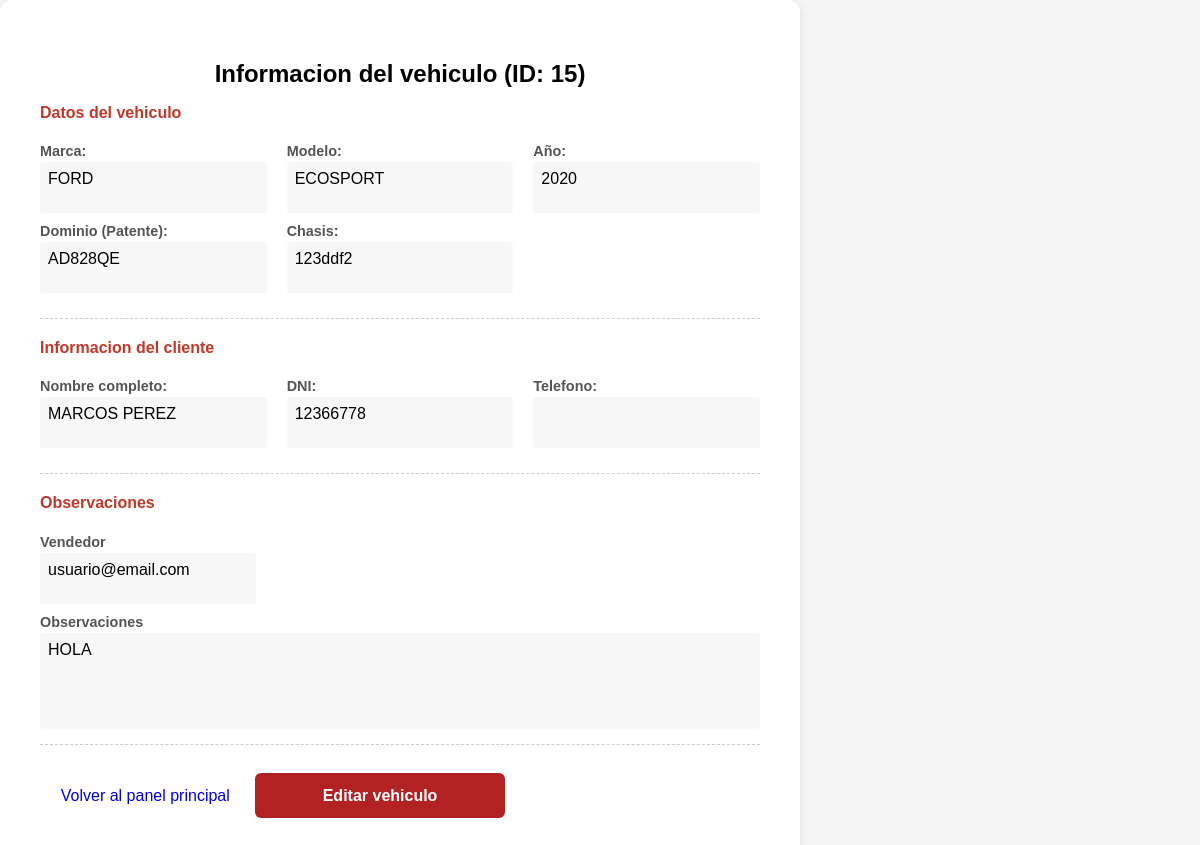
Page /vehiculos/ver_info.php?id=15 (signed in) on the committed database.
### tables this page shows
CREATE TABLE `vehiculos` (
  `id` int(11) NOT NULL,
  `marca` varchar(20) NOT NULL,
  `modelo` varchar(100) NOT NULL,
  `dominio` varchar(20) DEFAULT NULL,
  `anio` year(4) NOT NULL,
  `chasis` varchar(50) NOT NULL,
  `descripcion` text DEFAULT NULL,
  `cliente_id` int(11) DEFAULT NULL,
  `vendedor_id` int(11) NOT NULL
);

CREATE TABLE `clientes` (
  `id` int(11) NOT NULL,
  `dni` varchar(20) NOT NULL,
  `nombre` varchar(100) NOT NULL,
  `apellido` varchar(100) NOT NULL,
  `tel` varchar(30) DEFAULT NULL
);

CREATE TABLE `usuarios` (
  `id` int(11) NOT NULL,
  `usuario` varchar(50) DEFAULT NULL,
  `password` varchar(255) NOT NULL,
  `rol` tinyint(1) NOT NULL DEFAULT 2,
  `estado` tinyint(1) NOT NULL DEFAULT 1
);

### vehiculos/ver_info.php (the view, shortened to what this page needs)
<?php
require __DIR__ . '/../includes/db.php';
$id_vehiculo = $_GET['id'] ?? null;
$motor_busqueda = "
    SELECT
        v.marca, v.modelo, v.anio, v.dominio, v.chasis, v.descripcion,
        u.usuario AS vendedor,
        c.nombre AS cliente_nombre,
        c.apellido AS cliente_apellido,
        c.dni AS cliente_dni,
        c.tel AS cliente_tel
    FROM vehiculos v
    JOIN usuarios u ON v.vendedor_id = u.id
    JOIN clientes c ON v.cliente_id = c.id
    WHERE v.id = ?
";
$stmt = $conn->prepare($motor_busqueda);
$stmt->execute([$id_vehiculo]);
$info_vehiculo = $stmt->fetch(PDO::FETCH_ASSOC);
?>
<!DOCTYPE html>
<html lang="es">
<head>
    <link rel="stylesheet" href="../css/style.css">
</head>
<body>
    <div class="container">
        <div class="card">
            <h2>Informacion del vehiculo (ID: <?= $id_vehiculo ?>)</h2>
            <div class="info-group">
                <h4>Datos del vehiculo</h4>
                <div class="info-row">
                    <div class="info-item">
                        <span class="info-label">Marca:</span>
                        <span class="info-value"><?= htmlspecialchars($info_vehiculo['marca']) ?></span>
                    </div>
                    <div class="info-item">
                        <span class="info-label">Modelo:</span>
                        <span class="info-value"><?= htmlspecialchars($info_vehiculo['modelo']) ?></span>
                    </div>
                    <div class="info-item">
                        <span class="info-label">Año:</span>
                        <span class="info-value"><?= htmlspecialchars($info_vehiculo['anio']) ?></span>
                    </div>
                </div>
                <div class="info-row">
                    <div class="info-item">
                        <span class="info-label">Dominio (Patente):</span>
                        <span class="info-value"><?= htmlspecialchars($info_vehiculo['dominio']) ?></span>
                    </div>
                    <div class="info-item">
                        <span class="info-label">Chasis:</span>
                        <span class="info-value"><?= htmlspecialchars($info_vehiculo['chasis']) ?></span>
                    </div>
                </div>
            </div>
            <div class="info-group">
                <h4>Informacion del cliente</h4>
                    <div class="info-row">
                        <div class="info-item">
                            <span class="info-label">Nombre completo:</span>
                            <span class="info-value"><?= htmlspecialchars($info_vehiculo['cliente_nombre'] . ' ' . $info_vehiculo['cliente_apellido']) ?></span>
                        </div>
                        <div class="info-item">
                            <span class="info-label">DNI:</span>
                            <span class="info-value"><?= htmlspecialchars($info_vehiculo['cliente_dni'] ) ?></span>
                        </div>
                        <div class="info-item">
                            <span class="info-label">Telefono:</span>
                            <span class="info-value"><?= htmlspecialchars($info_vehiculo['cliente_tel'] ?? 'no registrado') ?></span>
                        </div>
                     </div>
    </div>
            <div class="info-group">
                <h4>Observaciones</h4>
                <div class="info-row">
                    <div class="info-item" style="flex: 0 0 30%;"> <span class="info-label">Vendedor</span>
                        <span class="info-value"><?= htmlspecialchars($info_vehiculo['vendedor']) ?></span>
                    </div>
                </div>
                <span class="info-label">Observaciones</span>
                <div class="info-value" style="min-height: 80px;"><?= htmlspecialchars($info_vehiculo['descripcion']) ?></div>
            </div>
            <a href="../index.php" class="btn secondary">Volver al panel principal</a>
            <a href="editar_vehiculo.php?id=<?= $id_vehiculo ?>" class="btn primary">Editar vehiculo</a>
        </div>
    </div>
</body>
</html>

### css/style.css (style rules this page uses)
body { font-family: Arial, sans-serif; background-color: #f5f5f5; margin: 0; padding: 0; }
.container { display: flex; justify-content: center; align-items: center; min-height: 100vh; }
.card { background: #fff; padding: 2rem; border-radius: 12px; box-shadow: 0 2px 10px rgba(0,0,0,0.1); max-width: 900px; width: 100%; }
h2, h3 { color: #000000; margin-bottom: 1rem; text-align: center; }
.btn { border-radius: 8px; text-decoration: none; text-align: center; cursor: pointer; padding: 0.5rem 1rem; margin: 0.3rem; display: inline-block; }
.btn.primary { background: #b22222; color: #fff; display: inline-block; width: 100%; max-width: 250px; margin: 0.5rem auto; text-align: center; height: 45px; line-height: 45px; padding: 0; border-radius: 6px; font-size: 1rem; font-weight: bold; border: #000; cursor: pointer; }
.btn.primary { background: #b22222; color: #fff; display: inline-block; min-width: 160px; margin: 0.5rem auto; }

### vehiculos/ver_info.php (style rules this page uses)
.container { max-width: 800px; }
.card { padding: 40px; }
.info-group { margin-bottom: 20px; border-bottom: 1px dashed #ccc; padding-bottom: 15px; }
.info-group h4 { color: #c0392b; margin-top: 0; }
.info-row { display: flex; gap: 20px; margin-bottom: 10px; flex-wrap: wrap; }
.info-item { flex: 1; min-width: 150px; }
.info-label { font-weight: bold; color: #555; display: block; margin-bottom: 3px; font-size: 0.9em; }
.info-value { background-color: #f7f7f7; padding: 8px; border-radius: 4px; white-space: pre-wrap; word-wrap: break-word; display: block; min-height: 35px; }

### rows in the picture
vehiculos: marca "FORD", modelo "ECOSPORT", anio "2020", dominio "AD828QE", chasis "123ddf2", cliente.apellido "MARCOS PEREZ", cliente.dni "12366778", vendedor.usuario "usuario@email.com", descripcion "HOLA"

### other values in the picture
$id_vehiculo "15"
